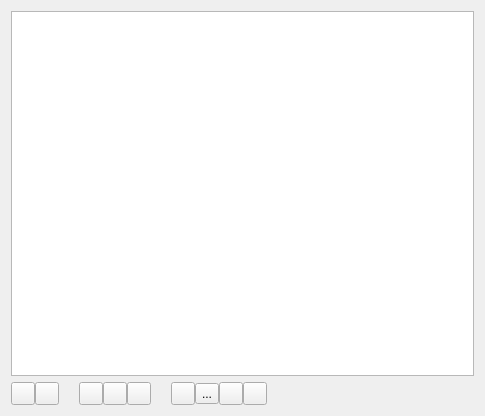
<?xml version="1.0" encoding="UTF-8"?>
<ui version="4.0">
 <class>TextColorizerWidget</class>
 <widget class="QWidget" name="TextColorizerWidget">
  <property name="geometry">
   <rect>
    <x>0</x>
    <y>0</y>
    <width>485</width>
    <height>416</height>
   </rect>
  </property>
  <property name="focusPolicy">
   <enum>Qt::TabFocus</enum>
  </property>
  <property name="windowTitle">
   <string>Text Colorizer</string>
  </property>
  <layout class="QGridLayout" name="gridLayout_2">
   <item row="0" column="0" colspan="4">
    <widget class="QTableWidget" name="items">
     <property name="focusPolicy">
      <enum>Qt::StrongFocus</enum>
     </property>
     <attribute name="horizontalHeaderVisible">
      <bool>false</bool>
     </attribute>
     <attribute name="horizontalHeaderMinimumSectionSize">
      <number>10</number>
     </attribute>
     <attribute name="verticalHeaderVisible">
      <bool>true</bool>
     </attribute>
     <attribute name="verticalHeaderDefaultSectionSize">
      <number>22</number>
     </attribute>
     <attribute name="verticalHeaderMinimumSectionSize">
      <number>22</number>
     </attribute>
    </widget>
   </item>
   <item row="1" column="0" colspan="4">
    <layout class="QHBoxLayout" name="horizontalLayout">
     <property name="spacing">
      <number>0</number>
     </property>
     <item>
      <widget class="QToolButton" name="add">
       <property name="focusPolicy">
        <enum>Qt::NoFocus</enum>
       </property>
       <property name="toolTip">
        <string>Add new row</string>
       </property>
       <property name="text">
        <string/>
       </property>
       <property name="icon">
        <iconset resource="../../../../assets/default.qrc">
         <normaloff>:/light/light/icons/add.svg</normaloff>:/light/light/icons/add.svg</iconset>
       </property>
      </widget>
     </item>
     <item>
      <widget class="QToolButton" name="remove">
       <property name="focusPolicy">
        <enum>Qt::NoFocus</enum>
       </property>
       <property name="toolTip">
        <string>Remove current row</string>
       </property>
       <property name="toolTipDuration">
        <number>0</number>
       </property>
       <property name="text">
        <string/>
       </property>
       <property name="icon">
        <iconset resource="../../../../assets/default.qrc">
         <normaloff>:/light/light/icons/remove.svg</normaloff>:/light/light/icons/remove.svg</iconset>
       </property>
      </widget>
     </item>
     <item>
      <spacer name="horizontalSpacer_3">
       <property name="orientation">
        <enum>Qt::Horizontal</enum>
       </property>
       <property name="sizeType">
        <enum>QSizePolicy::Fixed</enum>
       </property>
       <property name="sizeHint" stdset="0">
        <size>
         <width>20</width>
         <height>20</height>
        </size>
       </property>
      </spacer>
     </item>
     <item>
      <widget class="QToolButton" name="regex">
       <property name="toolTip">
        <string>Use Regular Expression</string>
       </property>
       <property name="toolTipDuration">
        <number>0</number>
       </property>
       <property name="text">
        <string/>
       </property>
       <property name="icon">
        <iconset resource="../../../../assets/default.qrc">
         <normaloff>:/light/light/icons/regex.svg</normaloff>:/light/light/icons/regex.svg</iconset>
       </property>
       <property name="checkable">
        <bool>true</bool>
       </property>
      </widget>
     </item>
     <item>
      <widget class="QToolButton" name="caseSensitive">
       <property name="toolTip">
        <string>Case Sensitive</string>
       </property>
       <property name="toolTipDuration">
        <number>0</number>
       </property>
       <property name="text">
        <string/>
       </property>
       <property name="icon">
        <iconset resource="../../../../assets/default.qrc">
         <normaloff>:/light/light/icons/case-sensitive.svg</normaloff>:/light/light/icons/case-sensitive.svg</iconset>
       </property>
       <property name="checkable">
        <bool>true</bool>
       </property>
      </widget>
     </item>
     <item>
      <widget class="QToolButton" name="wholeWord">
       <property name="toolTip">
        <string>Whole word</string>
       </property>
       <property name="toolTipDuration">
        <number>0</number>
       </property>
       <property name="text">
        <string/>
       </property>
       <property name="icon">
        <iconset resource="../../../../assets/default.qrc">
         <normaloff>:/light/light/icons/whole-word.svg</normaloff>:/light/light/icons/whole-word.svg</iconset>
       </property>
       <property name="checkable">
        <bool>true</bool>
       </property>
       <property name="checked">
        <bool>false</bool>
       </property>
      </widget>
     </item>
     <item>
      <spacer name="horizontalSpacer">
       <property name="orientation">
        <enum>Qt::Horizontal</enum>
       </property>
       <property name="sizeType">
        <enum>QSizePolicy::Fixed</enum>
       </property>
       <property name="sizeHint" stdset="0">
        <size>
         <width>20</width>
         <height>20</height>
        </size>
       </property>
      </spacer>
     </item>
     <item>
      <widget class="QToolButton" name="color">
       <property name="text">
        <string/>
       </property>
       <property name="icon">
        <iconset resource="../../../../assets/default.qrc">
         <normaloff>:/assets/icons/icons8-variation-40.png</normaloff>:/assets/icons/icons8-variation-40.png</iconset>
       </property>
       <property name="popupMode">
        <enum>QToolButton::InstantPopup</enum>
       </property>
      </widget>
     </item>
     <item>
      <widget class="QToolButton" name="wholeCell">
       <property name="toolTip">
        <string>Colorize whole cell</string>
       </property>
       <property name="toolTipDuration">
        <number>0</number>
       </property>
       <property name="text">
        <string>...</string>
       </property>
      </widget>
     </item>
     <item>
      <widget class="QToolButton" name="wholeRow">
       <property name="toolTip">
        <string>Colorize whole row</string>
       </property>
       <property name="toolTipDuration">
        <number>0</number>
       </property>
       <property name="text">
        <string/>
       </property>
       <property name="icon">
        <iconset resource="../../../../assets/default.qrc">
         <normaloff>:/assets/icons/icons8-horizontal-line-96.png</normaloff>:/assets/icons/icons8-horizontal-line-96.png</iconset>
       </property>
       <property name="checkable">
        <bool>true</bool>
       </property>
      </widget>
     </item>
     <item>
      <widget class="QToolButton" name="bold">
       <property name="focusPolicy">
        <enum>Qt::TabFocus</enum>
       </property>
       <property name="text">
        <string/>
       </property>
       <property name="icon">
        <iconset resource="../../../../assets/default.qrc">
         <normaloff>:/light/light/icons/bold.svg</normaloff>:/light/light/icons/bold.svg</iconset>
       </property>
       <property name="checkable">
        <bool>true</bool>
       </property>
       <property name="checked">
        <bool>false</bool>
       </property>
      </widget>
     </item>
     <item>
      <spacer name="horizontalSpacer_2">
       <property name="orientation">
        <enum>Qt::Horizontal</enum>
       </property>
       <property name="sizeHint" stdset="0">
        <size>
         <width>40</width>
         <height>20</height>
        </size>
       </property>
      </spacer>
     </item>
    </layout>
   </item>
  </layout>
 </widget>
 <resources>
  <include location="../../../../assets/default.qrc"/>
 </resources>
 <connections/>
</ui>
